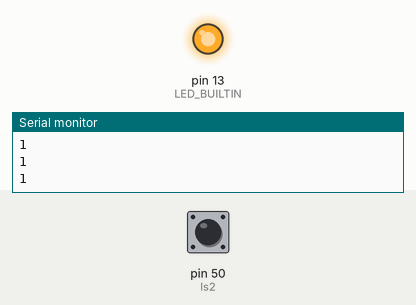
Recording of a sketch running on a simulated Arduino Mega 2560, built with avr-gcc and run on an emulated ATmega2560. Shown: output pins drawn as LEDs (lit = HIGH), the last lines printed to the serial monitor. The inputs (shaded band) are chosen by the test bench; at power-on: pin 50 (ls2) HIGH.

Above: at 2.8 s.
2.9 s: pin 50 (ls2) pulled LOW for 1.2 s
At 3.5 s:
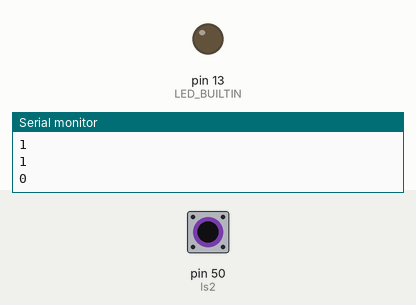
6.5 s: pin 50 (ls2) pulled LOW for 3.2 s
At 11.2 s:
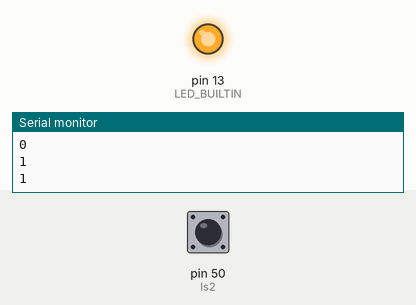
Timing chart, 0 to 12.7 s (numbered marks = the images above; inputs shaded):
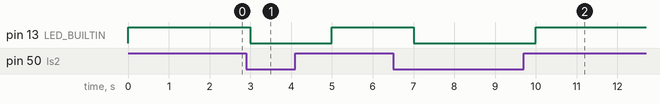

Measured:
- after the input at 2.9 s, pin 13 (LED_BUILTIN): HIGH → LOW after 0.10 s, → HIGH 2.0 s later
- after the input at 6.5 s, pin 13 (LED_BUILTIN): HIGH → LOW after 0.50 s, → HIGH 3.0 s later

The sketch:

coba_ls.ino
```cpp
//#define ls1 7
#define ls2 50

boolean sens_ls1, sens_ls2;

void setup() {
  //pinMode(ls1, INPUT);
  pinMode(ls2, INPUT);
  digitalWrite(ls2, HIGH);
  pinMode(LED_BUILTIN, OUTPUT);
  Serial.begin(9600);

}

void loop() {
//  sens_ls1 = digitalRead(ls1);
//  Serial.println(sens_ls1);
//  if (sens_ls1 = HIGH){
//    digitalWrite(LED_BUILTIN, HIGH);
//  }
//  else{
//    digitalWrite(LED_BUILTIN, LOW);
//  }

  sens_ls2 = digitalRead(ls2);
  Serial.println(sens_ls2);
  if (sens_ls2 == HIGH){
    digitalWrite(LED_BUILTIN, HIGH);
  }
  else{
    digitalWrite(LED_BUILTIN, LOW);
  }
  delay(1000);
}
```
